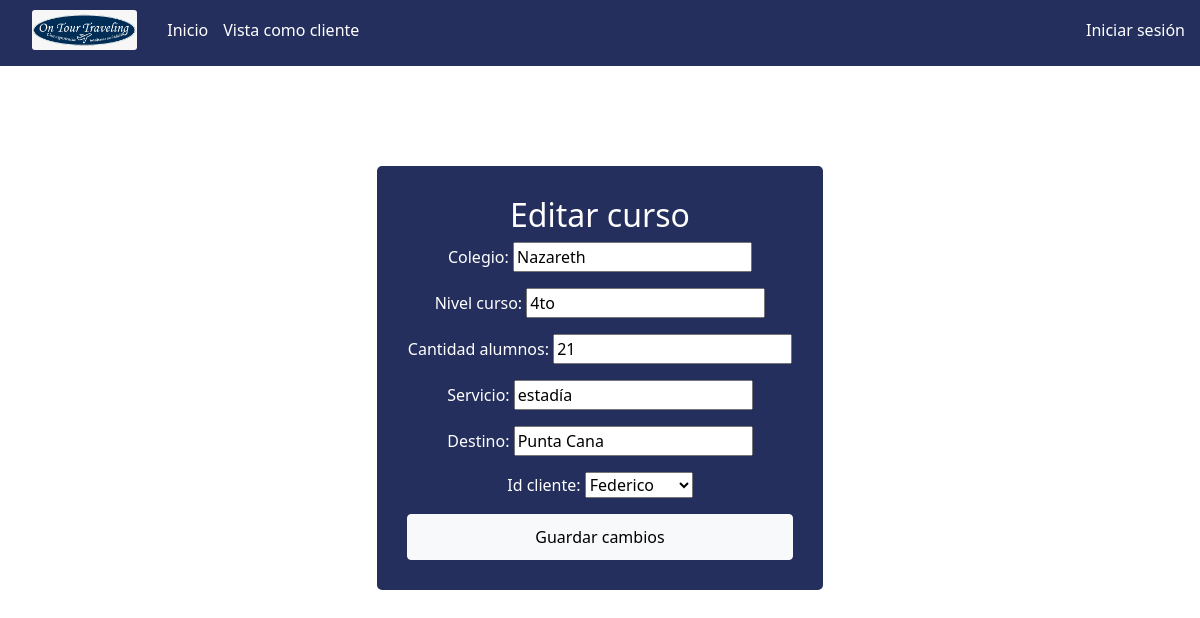
Page /edit_reg/3 on the committed database.
### app_on_tour/models.py (models this page shows)
class Curso(models.Model):
    colegio = models.CharField(max_length=100)
    nivel_curso = models.CharField(max_length=100)
    cantidad_alumnos = models.IntegerField()
    servicio = models.CharField(max_length=100)
    destino = models.CharField(max_length=100)
    fecha_viaje = models.DateField()
    monto_depositado = models.IntegerField()
    meta_monto = models.IntegerField()
    id_cliente = models.ForeignKey(User,on_delete=models.CASCADE)

### app_on_tour/views.py (the view, shortened to what this page needs)
# urls.py: path('edit_reg/<int:id>', views.edit_reg, name='edit_reg'),
def edit_reg(request, id):
    curso = Curso.objects.get(pk=id)
    if request.method == "GET":
        form = EditarFormularioCurso(instance=curso)
        return render(request, 'admin/edit_reg.html',{
            'form': form,
            'curso': curso
        })

### app_on_tour/forms.py
class EditarFormularioCurso(ModelForm):
    class Meta:
        model = Curso
        fields = ['colegio', 'nivel_curso', 'cantidad_alumnos', 'servicio', 'destino', 'id_cliente']

### app_on_tour/templates/admin/edit_reg.html (shortened to what this page needs)
{% extends "admin/base_admin.html" %}
{% block content %}
    <form class="form-signup" method="POST">
        <h2>Editar curso</h2>
        {{form.as_p}}
        <button class="btn btn-light">
            Guardar cambios
        </button>
    </form>
{% endblock %}

### app_on_tour/static/css/admin_styles.css (style rules this page uses)
body { color: black; }
h2 { text-align: center; }
.form-signin, .form-signup { background: #242f5d; width: 40%; margin: auto; color: white; border-radius: 5px; padding: 30px; text-align: center; margin-top: 100px; margin-bottom: 200px; }
.form-signin button, .form-signup button { width: 100%; padding: 10px; }

### rows in the picture
Curso: colegio "Nazareth", nivel_curso "4to", cantidad_alumnos "21", servicio "estadía", destino "Punta Cana", id_cliente "Federico"
